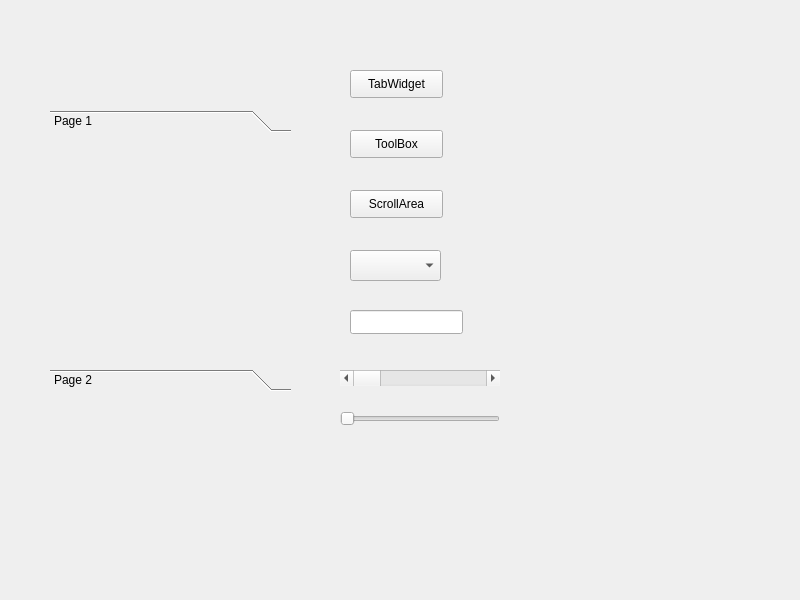
<?xml version="1.0" encoding="UTF-8"?>
<ui version="4.0">
 <class>Widget</class>
 <widget class="QWidget" name="Widget">
  <property name="geometry">
   <rect>
    <x>0</x>
    <y>0</y>
    <width>800</width>
    <height>600</height>
   </rect>
  </property>
  <property name="windowTitle">
   <string>Widget</string>
  </property>
  <widget class="QStackedWidget" name="stackedWidget">
   <property name="geometry">
    <rect>
     <x>0</x>
     <y>70</y>
     <width>331</width>
     <height>421</height>
    </rect>
   </property>
   <property name="currentIndex">
    <number>2</number>
   </property>
   <widget class="QWidget" name="page">
    <widget class="QTabWidget" name="tabWidget">
     <property name="geometry">
      <rect>
       <x>20</x>
       <y>20</y>
       <width>241</width>
       <height>201</height>
      </rect>
     </property>
     <property name="currentIndex">
      <number>1</number>
     </property>
     <widget class="QWidget" name="tab">
      <attribute name="title">
       <string>Tab 1</string>
      </attribute>
     </widget>
     <widget class="QWidget" name="tab_2">
      <attribute name="title">
       <string>Tab 2</string>
      </attribute>
     </widget>
    </widget>
   </widget>
   <widget class="QWidget" name="page_2">
    <widget class="QScrollArea" name="scrollArea">
     <property name="geometry">
      <rect>
       <x>50</x>
       <y>40</y>
       <width>151</width>
       <height>161</height>
      </rect>
     </property>
     <property name="widgetResizable">
      <bool>true</bool>
     </property>
     <widget class="QWidget" name="scrollAreaWidgetContents">
      <property name="geometry">
       <rect>
        <x>0</x>
        <y>0</y>
        <width>132</width>
        <height>190</height>
       </rect>
      </property>
      <layout class="QVBoxLayout" name="verticalLayout">
       <item>
        <widget class="QPushButton" name="pushButton_4">
         <property name="text">
          <string>PushButton</string>
         </property>
        </widget>
       </item>
       <item>
        <widget class="QPushButton" name="pushButton_5">
         <property name="text">
          <string>PushButton</string>
         </property>
        </widget>
       </item>
       <item>
        <widget class="QPushButton" name="pushButton">
         <property name="text">
          <string>PushButton</string>
         </property>
        </widget>
       </item>
       <item>
        <widget class="QPushButton" name="pushButton_2">
         <property name="text">
          <string>PushButton</string>
         </property>
        </widget>
       </item>
       <item>
        <widget class="QPushButton" name="pushButton_3">
         <property name="text">
          <string>PushButton</string>
         </property>
        </widget>
       </item>
      </layout>
     </widget>
    </widget>
   </widget>
   <widget class="QWidget" name="page_5">
    <widget class="QToolBox" name="toolBox">
     <property name="geometry">
      <rect>
       <x>50</x>
       <y>40</y>
       <width>241</width>
       <height>281</height>
      </rect>
     </property>
     <property name="currentIndex">
      <number>0</number>
     </property>
     <widget class="QWidget" name="page_3">
      <property name="geometry">
       <rect>
        <x>0</x>
        <y>0</y>
        <width>241</width>
        <height>213</height>
       </rect>
      </property>
      <attribute name="label">
       <string>Page 1</string>
      </attribute>
     </widget>
     <widget class="QWidget" name="page_4">
      <property name="geometry">
       <rect>
        <x>0</x>
        <y>0</y>
        <width>241</width>
        <height>213</height>
       </rect>
      </property>
      <attribute name="label">
       <string>Page 2</string>
      </attribute>
     </widget>
    </widget>
   </widget>
  </widget>
  <widget class="QPushButton" name="bt_tabWidget">
   <property name="geometry">
    <rect>
     <x>350</x>
     <y>70</y>
     <width>93</width>
     <height>28</height>
    </rect>
   </property>
   <property name="text">
    <string>TabWidget</string>
   </property>
  </widget>
  <widget class="QPushButton" name="bt_ToolBox">
   <property name="geometry">
    <rect>
     <x>350</x>
     <y>130</y>
     <width>93</width>
     <height>28</height>
    </rect>
   </property>
   <property name="text">
    <string>ToolBox</string>
   </property>
  </widget>
  <widget class="QPushButton" name="bt_ScrollArea">
   <property name="geometry">
    <rect>
     <x>350</x>
     <y>190</y>
     <width>93</width>
     <height>28</height>
    </rect>
   </property>
   <property name="text">
    <string>ScrollArea</string>
   </property>
  </widget>
  <widget class="QComboBox" name="comboBox">
   <property name="geometry">
    <rect>
     <x>350</x>
     <y>250</y>
     <width>91</width>
     <height>31</height>
    </rect>
   </property>
  </widget>
  <widget class="QLineEdit" name="lineEdit">
   <property name="geometry">
    <rect>
     <x>350</x>
     <y>310</y>
     <width>113</width>
     <height>24</height>
    </rect>
   </property>
  </widget>
  <widget class="QScrollBar" name="horizontalScrollBar">
   <property name="geometry">
    <rect>
     <x>340</x>
     <y>370</y>
     <width>160</width>
     <height>16</height>
    </rect>
   </property>
   <property name="orientation">
    <enum>Qt::Horizontal</enum>
   </property>
  </widget>
  <widget class="QSlider" name="horizontalSlider">
   <property name="geometry">
    <rect>
     <x>340</x>
     <y>410</y>
     <width>160</width>
     <height>18</height>
    </rect>
   </property>
   <property name="orientation">
    <enum>Qt::Horizontal</enum>
   </property>
  </widget>
 </widget>
 <resources/>
 <connections/>
</ui>
